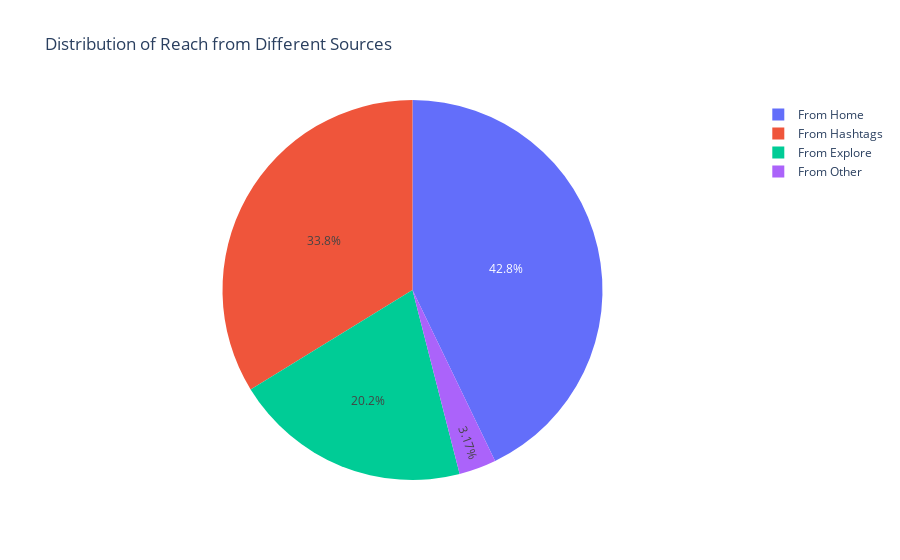

The code cell stored with this chart in its notebook:
### Code cell
# Set default plotly template
pio.templates.default = "plotly_white"
# Calculate the total reach from different sources
reach_from_sources = df[['From Home', 'From Hashtags', 'From Explore', 'From Other']].sum()

# Create a pie chart for the distribution of reach from different sources
fig = px.pie(values=reach_from_sources, names=reach_from_sources.index,
             title='Distribution of Reach from Different Sources')
# Show the plot
fig.show()

### Figure 1 — Plotly figure (JSON) as saved in the notebook; plotly's stock layout.template omitted (floating-point values rounded to 4 significant figures)
{"data": [{"domain": {"x": [0, 1], "y": [0, 1]}, "hovertemplate": "label=%{label}<br>value=%{value}<extra></extra>", "labels": ["From Home", "From Hashtags", "From Explore", "From Other"], "legendgroup": "", "name": "", "showlegend": true, "type": "pie", "values": [254685, 200765, 120214, 18824]}], "layout": {"legend": {"tracegroupgap": 0}, "title": {"text": "Distribution of Reach from Different Sources"}}}
